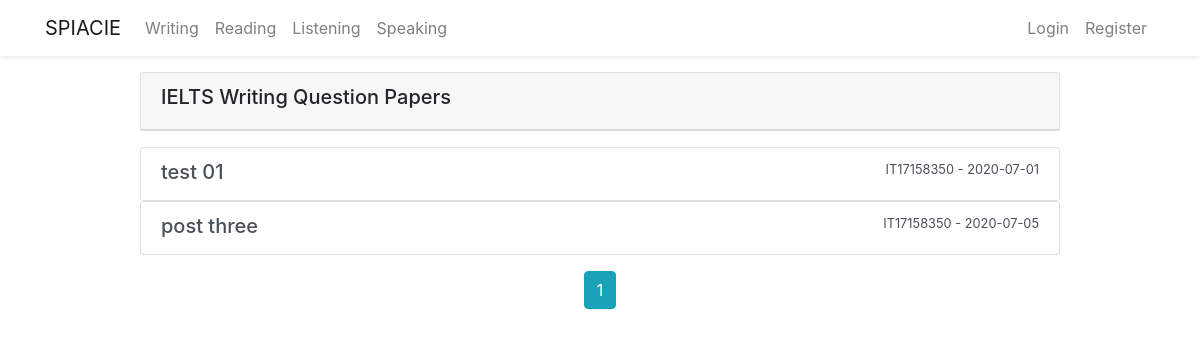
Before: /writing with the older database file.
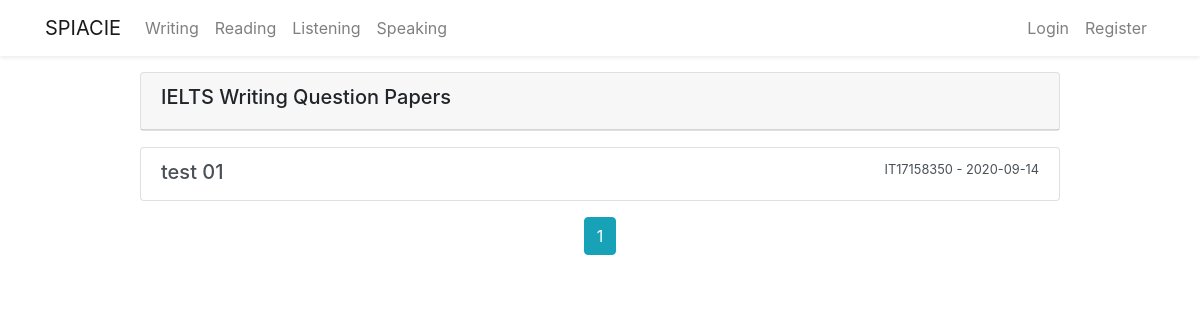
After: the same page with the newer database file.
### flaskblog/models.py (models this page shows, shortened)
class Writingpaper(db.Model):
    id = db.Column(db.Integer, primary_key=True)
    title = db.Column(db.String(300), unique=True, nullable=False)
    task01 = db.Column(db.String(1000), nullable=False)
    task01_img = db.Column(db.String(20), nullable=True)
    date_posted = db.Column(db.DateTime, nullable=False,
                            default=datetime.now())
    user_id = db.Column(db.Integer, db.ForeignKey('user.id'), nullable=False)
    answer = db.relationship(
        'Writingpaperanswer', backref='candidate', lazy=True)

class User(db.Model, UserMixin):
    id = db.Column(db.Integer, primary_key=True)
    firstname = db.Column(db.String(20), nullable=False)
    lastname = db.Column(db.String(20), nullable=False)
    username = db.Column(db.String(20), unique=True, nullable=False)
    email = db.Column(db.String(20), unique=True, nullable=False)
    password = db.Column(db.String(20), nullable=False)
    image_file = db.Column(db.String(20), nullable=False,
                           default='default.jpg')
    post = db.relationship('Post', backref='author', lazy=True)
    writingpaper = db.relationship(
        'Writingpaper', backref='wcreator', lazy=True)
    writinganswer = db.relationship(
        'Writingpaperanswer', backref='wcandidate', lazy=True)
    speaking = db.relationship(
        'Speaking', backref='vspeak', lazy=True)
    speakinganswer = db.relationship(
        'Speakinganswer', backref='speakanswer', lazy=True)
    speakingquestion = db.relationship(
        'Speakingquestion', backref='speakquestion', lazy=True)
    Speakinganswersav = db.relationship(
        'Speakinganswersaved', backref='speakinganswersaved', lazy=True)

### flaskblog/writing/routes.py (the view)
@writing.route("/writing")
def write():
    page = request.args.get('page', 1, type=int)
    writingpapers = Writingpaper.query.paginate(page=page, per_page=6)
    return render_template('writing.html', writingpapers=writingpapers)

### flaskblog/templates/writing.html (shortened to what this page needs)
{% extends 'layout.html' %} {% block content %}
<div class="row justify-content-center mt-3 mb-3">
  <div class="col-md-10">
    <div class="card mb-3">
      <div class="card-header">
        <h5>IELTS Writing Question Papers</h5>
      </div>
    </div>
    {% for writingpaper in writingpapers.items %}
    <div class="list-group">
      <a
        href="{{ url_for('writing.show_writing', writing_id= writingpaper.id )}}"
        class="list-group-item list-group-item-action"
      >
        <div class="d-flex w-100 justify-content-between">
          <h5 class="mb-1">{{ writingpaper.title }}</h5>
          <small
            >{{ writingpaper.wcreator.username }} - {{
            writingpaper.date_posted.strftime('%Y-%m-%d') }}</small
          >
        </div>
      </a>
    </div>
    {% endfor %}
    <div class="text-center mt-3">
      {% for page_num in writingpapers.iter_pages( left_edge=1, right_edge=1,  left_current=1, right_current=2) %}
      {% if page_num %}
      {% if writingpapers.page == page_num %}
      <a
        class="btn btn-info mb-4"
        href="{{ url_for('writing.write', page=page_num) }}"
        >{{ page_num }}</a
      >
      {% else %}
      <a
        class="btn btn-outline-info mb-4"
        href="{{ url_for('writing.write', page=page_num) }}"
        >{{ page_num }}</a
      >
      {% endif%} {% else %} .... {% endif%} {% endfor %}
    </div>
  </div>
  {% endblock content %}

Changed rows visible on the page:
removed Writingpaper: title "post three", wcreator.username "IT17158350", date_posted "2020-07-05"
changed Writingpaper "test 01": date_posted "2020-07-01" → "2020-09-14"
